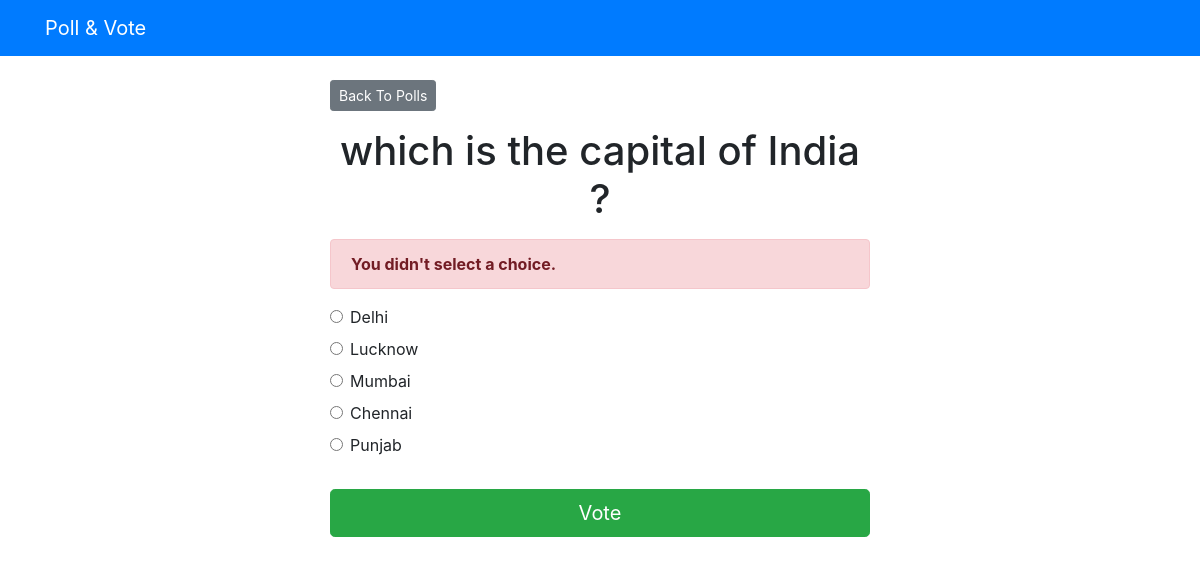
Screenshot of /vote_app/2/vote/ with the database file from the repository.
### vote_app/models.py (models this page shows, shortened)
class Question(models.Model):
    question_text = models.CharField(max_length=200)
    pub_date = models.DateTimeField('date published')

class Choice(models.Model):
    question = models.ForeignKey(Question, on_delete=models.CASCADE)
    choice_text = models.CharField(max_length=200)
    votes = models.IntegerField(default=0)

### vote_app/views.py (the view)
# urls.py: path('<int:question_id>/vote/', views.vote, name='vote'),
def vote(request, question_id):
    question = get_object_or_404(Question, pk=question_id)
    try:
        selected_choice = question.choice_set.get(pk=request.POST['choice'])
    except (KeyError, Choice.DoesNotExist):
        return render(request, 'vote_app/detail.html', {
            'question': question,
            'error_message': "You didn't select a choice.",
        })
    else:
        selected_choice.votes += 1
        selected_choice.save()
        return HttpResponseRedirect(reverse('vote_app:results', args=(question.id,)))

### vote_app/templates/vote_app/detail.html (shortened to what this page needs)
{% extends 'base.html' %}
{% block content %}
<a class="btn btn-secondary btn-sm mb-3" href="{% url 'vote_app:index' %}">Back To Polls</a>
<h1 class="text-center mb-3">{{question.question_text}}</h1>
{% if error_message %}
<p class="alert alert-danger">
<strong>{{error_message}}</strong>
</p>
{% endif %}
<form action="{% url 'vote_app:vote' question.id %}" method="post">
    {% for choice in question.choice_set.all %}
    <div class="form-check">
    <input type="radio" name="choice" class="form-check-input" id="choice{{forloop.counter}}"
    value="{{ choice.id }}">
    <label for="choice{{ forloop.counter }}">{{choice.choice_text}}</label>
    </div>
    {% endfor %}
    <input type="submit" value="Vote" class="btn btn-success btn-lg btn-block mt-4">
</form>
{% endblock %}

### rows the page displays
Question: question_text "which is the capital of India ?"
Choice: choice_text "Delhi"
Choice: choice_text "Lucknow"
Choice: choice_text "Mumbai"
Choice: choice_text "Chennai"
Choice: choice_text "Punjab"

### other values shown
{{ error_message }} "You didn't select a choice."
